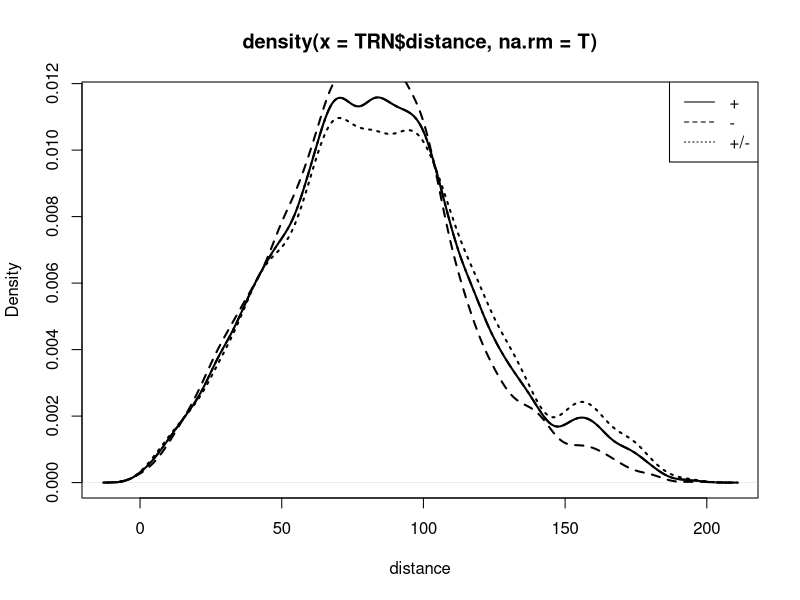

This figure's R source:
# ------------------------ Analyze the features ------------------------------


setwd("/Users/dongqing/Desktop/Yeast/")
TRN <- read.table("4-Centrality/Data/TRN_dist.txt",header = TRUE,sep = "\t")
bottleneck <- read.table("4-Centrality/Result/bottleneck_all_15.txt",header = TRUE,sep = '\t')
bottleneck_bottleneck <- subset(bottleneck, type == "bottleneck",select = c("type","distance" ))
bottleneck_other <- subset(bottleneck, type == "others",select = c("type","distance" ))
bottleneck_inter <- subset(bottleneck, type == "inter",select = c("type","distance" ))

mean(bottleneck_bottleneck$distance,na.rm=T)
mean(bottleneck_other$distance,na.rm=T)
mean(bottleneck_inter$distance,na.rm=T)
mean(TRN$distance,na.rm=T)


wilcox.test(bottleneck_bottleneck$distance,bottleneck$distance)
wilcox.test(bottleneck_other$distance,bottleneck$distance,alternative = "less")
wilcox.test(bottleneck_inter$distance,bottleneck$distance,alternative = "greater")

length(bottleneck_bottleneck$distance)
length(bottleneck_other$distance)
length(bottleneck_inter$distance)
length(TRN$distance)

plot(density(TRN$distance,na.rm=T),lty=1,xlab="distance",lwd=2)
lines(density(bottleneck_other$distance,na.rm=T),lty=2,lwd=2)
lines(density(bottleneck_inter$distance,na.rm=T),lty=3,lwd=2)
lines(density(TRN$distance,na.rm=T),lty=4,lwd=2)
legend("topright",c("+","-","+/-"),lty=c(1,2,3))